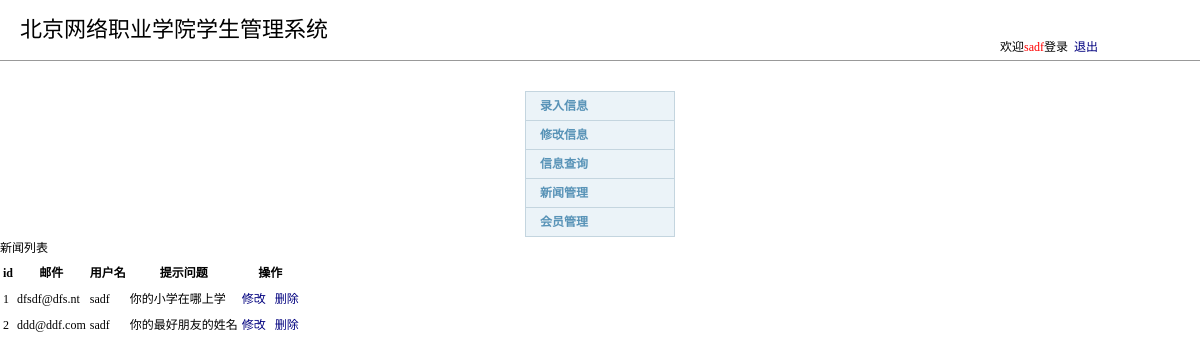
/user-vip.php (signed in), run on the app's committed database.
### tables this page shows
CREATE TABLE `user` (
  `id` int(11) NOT NULL AUTO_INCREMENT,
  `email` varchar(100) DEFAULT NULL COMMENT '电子邮件，不可重复',
  `name` varchar(100) DEFAULT NULL COMMENT '昵称，可重复',
  `password` varchar(16) DEFAULT NULL COMMENT '密码',
  `question` varchar(255) DEFAULT NULL COMMENT '密码提示问题',
  `answer` varchar(255) DEFAULT NULL COMMENT '忘记密码答案',
  PRIMARY KEY (`id`)
);

### user-vip.php (the view, shortened to what this page needs)
<?php include("head.php"); ?>
<?php
include("conn.php");
$sql = "select id,email,name,question from user";
$result = mysqli_query($conn, $sql);
 ?>
<div class="sui-layout">
	<div class="sidebar">
		<?php include("leftmenu.php"); ?>
	</div>
	<div class="content">
		<p class="sui-text-xxlarge">新闻列表</p>
		<table class="sui-table table-primary">
			<tr>
				<th>id</th>
				<th>邮件</th>
				<th>用户名</th>
				<th>提示问题</th>
				<th>操作</th>
			</tr>
			<?php
			if (mysqli_num_rows($result)>0) {
				while($row=mysqli_fetch_assoc($result)){
					echo "<tr>
					<td>{$row['id']}</td>
					<td>{$row['email']}</td>
					<td>{$row['name']}</td>
					<td>{$row['question']}</td>
					<td>
						<a class='sui-btn btn-small btn-warning' href='user-vip-update.php?kid={$row['id']}'>修改</a>&nbsp;&nbsp;
						<a class='sui-btn btn-small btn-danger' href='user-vip-del.php?kid={$row['id']}'>删除</a>
					</td>
					</tr>";
				}
			}else{
				echo "没有记录";
			}
			?>
		</table>
	</div>
</div>

### css/default.css (style rules this page uses)
body { margin:0;padding:0 0 12px 0;font-size:12px;line-height:22px;font-family:"\5b8b\4f53","Arial Narrow";background:#fff; }
form,ul,li,p,h1,h2,h3,h4,h5,h6 { margin:0;padding:0; }
a { color:#00007F;text-decoration:none; }

### data on the page
user: id "1", email "dfsdf@dfs.nt", name "sadf", question "你的小学在哪上学"
user: id "2", email "ddd@ddf.com", name "sadf", question "你的最好朋友的姓名"

### other printed values
$_SESSION['usname'] "sadf"
